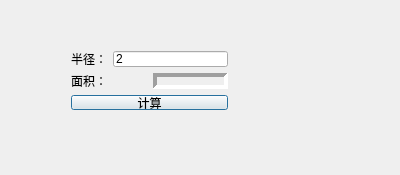
<?xml version="1.0" encoding="UTF-8"?>
<ui version="4.0">
 <class>area</class>
 <widget class="QDialog" name="area">
  <property name="geometry">
   <rect>
    <x>0</x>
    <y>0</y>
    <width>400</width>
    <height>175</height>
   </rect>
  </property>
  <property name="windowTitle">
   <string>area</string>
  </property>
  <widget class="QWidget" name="">
   <property name="geometry">
    <rect>
     <x>60</x>
     <y>40</y>
     <width>179</width>
     <height>81</height>
    </rect>
   </property>
   <layout class="QVBoxLayout" name="verticalLayout">
    <item>
     <layout class="QHBoxLayout" name="horizontalLayout">
      <item>
       <widget class="QLabel" name="radiusLabel">
        <property name="text">
         <string>半径：</string>
        </property>
       </widget>
      </item>
      <item>
       <widget class="QLineEdit" name="radiusLineEidt">
        <property name="text">
         <string>2</string>
        </property>
       </widget>
      </item>
     </layout>
    </item>
    <item>
     <layout class="QHBoxLayout" name="horizontalLayout_2">
      <item>
       <widget class="QLabel" name="areaLabel">
        <property name="text">
         <string>面积：</string>
        </property>
       </widget>
      </item>
      <item>
       <widget class="QLabel" name="areaLabel2">
        <property name="frameShape">
         <enum>QFrame::Panel</enum>
        </property>
        <property name="frameShadow">
         <enum>QFrame::Sunken</enum>
        </property>
        <property name="lineWidth">
         <number>4</number>
        </property>
        <property name="midLineWidth">
         <number>0</number>
        </property>
        <property name="text">
         <string/>
        </property>
       </widget>
      </item>
     </layout>
    </item>
    <item>
     <widget class="QPushButton" name="countButton">
      <property name="text">
       <string>计算</string>
      </property>
     </widget>
    </item>
   </layout>
  </widget>
 </widget>
 <layoutdefault spacing="6" margin="11"/>
 <resources/>
 <connections/>
</ui>
